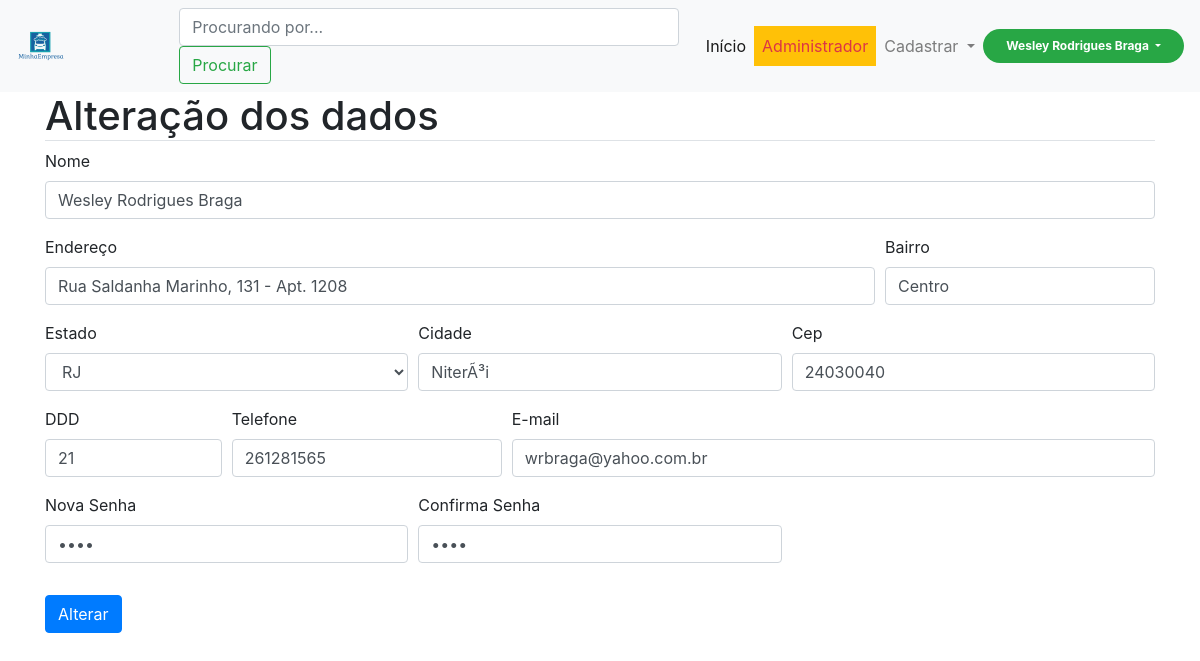
Screenshot of /App/formAlterarUsuario.php (signed in) with the database file from the repository.
### tables this page shows
CREATE TABLE `tbUsuarios` (
  `id` int(11) NOT NULL,
  `nome` varchar(255) NOT NULL,
  `endereco` varchar(255) NOT NULL,
  `bairro` varchar(100) NOT NULL,
  `estado` int(3) NOT NULL,
  `cidade` varchar(100) NOT NULL,
  `cep` varchar(10) NOT NULL,
  `ddd` int(3) NOT NULL,
  `telefone` varchar(20) NOT NULL,
  `email` varchar(255) NOT NULL,
  `hash` varchar(255) NOT NULL,
  `dataInclusao` date NOT NULL,
  `ativo` tinyint(1) NOT NULL DEFAULT 1,
  `nivel` tinyint(1) NOT NULL DEFAULT 1
);

### BD/Conexao.class.php (called while the page is built, shortened)
<?php
class Conexao {
    private static $servidor = "localhost";
    private static $usuario = "wesley";
    private static $senha = "senha";
    private static $bancoDeDados = "bdMeuSite";
    private static $pdo;
    public static function conectar() {
        $stringConexao = "mysql:host=" . self::$servidor . ";dbname=" . self::$bancoDeDados;
        try {
            if(is_null(self::$pdo)) {
                self::$pdo = new \PDO($stringConexao, self::$usuario, self::$senha);
            }
            return self::$pdo;
        } catch (PDOException $ex) {
            $ex->getMessage();
        }
        return null;
    }
    public static function ExecutarSQL($sql,$bind) {
        $resultado = array();
        $stmt = Conexao::conectar()->prepare($sql);
        if(!is_null($bind)) {
            foreach ($bind as $indice => $valor) {
                $stmt->bindValue(($indice+1),$valor);
            }
        }
        if($stmt->execute()) {
            $resultado['statusQuery'] = true;
            $resultado['registros'] = $stmt->rowCount();
            if($resultado['registros'] > 0) {
                $resultado['dados'] = $stmt->fetchAll(\PDO::FETCH_ASSOC);
            }
        } else {
            $resultado['statusQuery'] = false;
            $resultado['dados'] = NULL;
            $resultado['registros'] = 0;
        }
        return $resultado;
    }
}

### BD/Usuarios.class.php (called while the page is built, shortened)
<?php
require 'Conexao.class.php';
class Usuarios {
    protected $nome;
    protected $endereco;
    protected $bairro;
    protected $estado;
    protected $cidade;
    protected $cep;
    protected $ddd;
    protected $telefone;
    protected $email;
    public function getNome() {
        return $this->nome;
    }
    public function getEndereco() {
        return $this->endereco;
    }
    public function getBairro() {
        return $this->bairro;
    }
    public function getEstado() {
        return $this->estado;
    }
    public function getCidade() {
        return $this->cidade;
    }
    public function getCep() {
        return $this->cep;
    }
    public function getDdd() {
        return $this->ddd;
    }
    public function getTelefone() {
        return $this->telefone;
    }
    public function getEmail() {
        return $this->email;
    }
    public function setNome($nome) {
        $this->nome = filter_var($nome, FILTER_SANITIZE_STRING);
    }
    public function setEndereco($endereco) {
        $this->endereco = filter_var($endereco, FILTER_SANITIZE_STRING);
    }
    public function setBairro($bairro) {
        $this->bairro = filter_var($bairro, FILTER_SANITIZE_STRING);
    }
    public function setEstado($estado) {
        $this->estado = filter_var($estado, FILTER_SANITIZE_STRING);
    }
    public function setCidade($cidade) {
        $this->cidade = filter_var($cidade, FILTER_SANITIZE_STRING);
    }
    public function setCep($cep) {
        $this->cep = filter_var($cep, FILTER_SANITIZE_NUMBER_INT);
    }
    public function setDdd($ddd) {
        $this->ddd = filter_var($ddd, FILTER_SANITIZE_NUMBER_INT);
    }
    public function setTelefone($telefone) {
        $this->telefone = filter_var($telefone, FILTER_SANITIZE_NUMBER_INT);
    }
    public function setEmail($email) {
        $this->email = filter_var($email, FILTER_SANITIZE_EMAIL);
    }
}

### App/manipularUsuario.php (called while the page is built, shortened)
<?php
require dirname(__DIR__,1) . '/BD/Usuarios.class.php';
class ManipularUsuarios extends \BD\Usuarios {
    public function listarUsuario($id) {
        $sql = "SELECT * FROM tbUsuarios WHERE id = ?";
        $retorno = \BD\Conexao::ExecutarSQL($sql, array($id));
        return $retorno;
    }
}

### acessorios/listaEstados.php (called while the page is built)
<?php
$listaDeEstados = '{
    "UF": [
        {"nome": "Acre", "sigla": "AC"},
        {"nome": "Alagoas", "sigla": "AL"},
        {"nome": "Amapá", "sigla": "AP"},
        {"nome": "Amazonas", "sigla": "AM"},
        {"nome": "Bahia", "sigla": "BA"},
        {"nome": "Ceará", "sigla": "CE"},
        {"nome": "Distrito Federal", "sigla": "DF"},
        {"nome": "Espírito Santo", "sigla": "ES"},
        {"nome": "Goiás", "sigla": "GO"},
        {"nome": "Maranhão", "sigla": "MA"},
        {"nome": "Mato Grosso", "sigla": "MT"},
        {"nome": "Mato Grosso do Sul", "sigla": "MS"},
        {"nome": "Minas Gerais", "sigla": "MG"},
        {"nome": "Pará", "sigla": "PA"},
        {"nome": "Paraíba", "sigla": "PB"},
        {"nome": "Paraná", "sigla": "PR"},
        {"nome": "Pernambuco", "sigla": "PE"},
        {"nome": "Piauí", "sigla": "PI"},
        {"nome": "Rio de Janeiro", "sigla": "RJ"},
        {"nome": "Rio Grande do Norte", "sigla": "RN"},
        {"nome": "Rio Grande do Sul", "sigla": "RS"},
        {"nome": "Rondônia", "sigla": "RO"},
        {"nome": "Roraima", "sigla": "RR"},
        {"nome": "Santa Catarina", "sigla": "SC"},
        {"nome": "São Paulo", "sigla": "SP"},
        {"nome": "Sergipe", "sigla": "SE"},
        {"nome": "Tocantins", "sigla": "TO"}
    ]
}';
?>

### acessorios/Utilitarios.php (called while the page is built, shortened)
<?php
class Utilitarios {
    public function retornaInfoEstados($tipo) {
        require_once $_SERVER["DOCUMENT_ROOT"] . '/acessorios/listaEstados.php';
        $objEstados = json_decode($listaDeEstados);
        $estados = $objEstados->UF;
        $ret = array();
        foreach ( $estados as $e) {
            if($tipo == 0) {
                $ret[] = $e->nome;
            } else {
                $ret[] = $e->sigla;
            }
        }
        return $ret;
    }
}

### App/formAlterarUsuario.php (the view, shortened to what this page needs)
<?php
    include_once dirname(__DIR__,1) . '/includes/topo.php';
?>
<?php
    include_once dirname(__DIR__,1) . '/barraDeNavegacao.php';
    require dirname(__DIR__,1) . '/App/manipularUsuario.php';
    $objUsuario = new \App\ManipularUsuarios();
    $objUsuario->listarUsuario($_SESSION['loginID']);
?>
<div class="container">
    <div class="form-row">
        <div class="col-12">
            <p class="h1 border-bottom">Alteração dos dados</p>
        </div>
    </div>
    <form id="formAltUsuario" action="../App/alterarUsuarios.php" method="POST">
        <div class="form-group">
            <label for="nome">Nome</label>
            <input class="form-control" type="text" value="<?php echo $objUsuario->getNome(); ?>" id="nome" name="nome">
        </div>
        <div class="form-row">
            <div class="col-9">
                <div class="form-group">
                    <label for="endereco">Endereço</label>
                    <input class="form-control" type="text"  value="<?php echo $objUsuario->getEndereco(); ?>" id="endereco" name="endereco">
                </div>
            </div>
            <div class="col-3">
                <div class="form-group">
                    <label for="bairro">Bairro</label>
                    <input class="form-control" type="text" value="<?php echo $objUsuario->getBairro(); ?>" id="bairro" name="bairro">
                </div>
            </div>
        </div>
        <div class="form-row">
            <div class="col-4">
                <div class="form-group">
                    <label>Estado</label>
                    <select name="estados" class="form-control" id="formSelectEstado" >
                      <?php
                        require dirname(__DIR__,1) . '/acessorios/Utilitarios.php';
                        $estados = new \acessorios\Utilitarios();
                        $selecionado = "";
                        foreach ($estados->retornaInfoEstados(1) as $indice => $estado) {
                            if($objUsuario->getEstado() == $indice) { $selecionado = "selected"; }
                            echo "<option value=\"". $indice ."\" $selecionado>" . $estado . "</option>";
                            $selecionado = "";
                        }
                      ?>
                    </select>
                </div>
            </div>
            <div class="col-4">
                <div class="form-group">
                    <label for="cidade">Cidade</label>
                    <input class="form-control" type="text" value="<?php echo $objUsuario->getCidade(); ?>" id="cidade" name="cidade">
                </div>
            </div>
            <div class="col-4">
                <div class="form-group">
                    <label for="cep">Cep</label>
                    <input class="form-control" type="text" value="<?php echo $objUsuario->getCep(); ?>" id="cep" name="cep">
                </div>
            </div>
        </div>
        <div class="form-row">
            <div class="col-2 form-group">
                <label for="ddd">DDD</label>
                <input class="form-control" type="text" value="<?php echo $objUsuario->getDdd(); ?>" id="ddd" name="ddd">
            </div>
            <div class="col-3 form-group">
                <label for="telefone">Telefone</label>
                <input class="form-control" type="text" value="<?php echo $objUsuario->getTelefone(); ?>" id="telefone" name="telefone">
            </div>
            <div class="col-7 form-group">
                <label for="email">E-mail</label>
                <input class="form-control" type="email" value="<?php echo $objUsuario->getEmail(); ?>" id="email" name="email">
            </div>
        </div>
        <div class="form-row">
            <div class="col-4 form-group">
                <label for="Senha">Nova Senha</label>
                <input class="form-control" type="password" id="password" name="password" value="null">
            </div>
            <div class="col-4 form-group">
                <label for="confirmaSenha">Confirma Senha</label>
                <input class="form-control" type="password" id="password2" name="password2" value="null">
            </div>
        </div>
        <button class="btn btn-primary" type="submit" id="alterarUsuario" name="alterarUsuario">Alterar</button>
    </form>
</div>
<?php
    require_once dirname(__DIR__,1) . '/includes/rodape.php';
?>

### includes/topo.php (shortened to what this page needs)
<!DOCTYPE html>
  <html lang="pt-BR">
    <head>
      <link type="text/css" rel="stylesheet" href="../css/bootstrap.min.css"  media="screen,projection">
      <link type="text/css" rel="stylesheet" href="../css/style.css"  media="screen,projection">
    </head>
    <body>

### barraDeNavegacao.php (shortened to what this page needs)
<nav class="navbar navbar-expand-lg navbar-light bg-light">
  <a class="navbar-brand" href= "../index.php">
    <?php
        if(empty(LOGOSITE_TXT)) {
            echo "<img src='" . LOGOSITE_IMG . "' width='50' height='50' alt='Logo' class='d-inline-block align-top'/>";
        } else {
            echo LOGOSITE_TXT;
        }
    ?>
  </a>
    <div class="collapse navbar-collapse " id="navbarSupportedContent">
    <form class="form-inline my-2 my-lg-0">
      <input class="form-control mr-sm-2 largura" type="search" placeholder="Procurando por..." aria-label="Search">
      <button class="btn btn-outline-success my-2 my-sm-0" type="submit">Procurar</button>
    </form>
    </div>
  <div class="collapse navbar-collapse" id="navbarSupportedContent">
    <ul class="navbar-nav mr-auto">
      <li class="nav-item active">
        <a class="nav-link" href="../index.php">Início<span class="sr-only">(current)</span></a>
      </li>
      <?php
        if(isset($_SESSION['loginNivel']) && ($_SESSION['loginNivel'] == 0) ) {
      ?>
      <li class="nav-item">
          <a class="nav-link text-danger bg-warning" href="../Admin/principal.php">Administrador</a>
      </li>
      <?php
        }
      ?>
      <li class="nav-item dropdown">
        <a class="nav-link dropdown-toggle" href="#" id="navbarDropdown" role="button" data-toggle="dropdown" aria-haspopup="true">
          Cadastrar
        </a>
      </li>
    </ul>
        <?php
        if(isset($_SESSION['loginNome'])) {
            echo "<span class=\"badge badge-pill badge-success dropdown\">";
        ?>
            <a class="nav-link dropdown-toggle badge-success" href="#" id="navbarDropdown" role="button" data-toggle="dropdown" aria-haspopup="true" >
             <?php echo $_SESSION['loginNome']; ?>
            </a>
        <?php
         echo "</span>";
        }
        ?>
  </div>
</nav>

### includes/rodape.php (shortened to what this page needs)
  </body>
</html>

### css/style.css (style rules this page uses)
.largura { min-width: 500px; max-width: 500px; }

### rows the page displays
tbusuarios: nome "Wesley Rodrigues Braga", endereco "Rua Saldanha Marinho, 131 - Apt. 1208", bairro "Centro", cidade "NiterÃ³i", cep "24030040", ddd "21", telefone "261281565", email "wrbraga@yahoo.com.br"

### other values shown
$_SESSION['loginNome'] "Wesley Rodrigues Braga"
form field estados "RJ"
